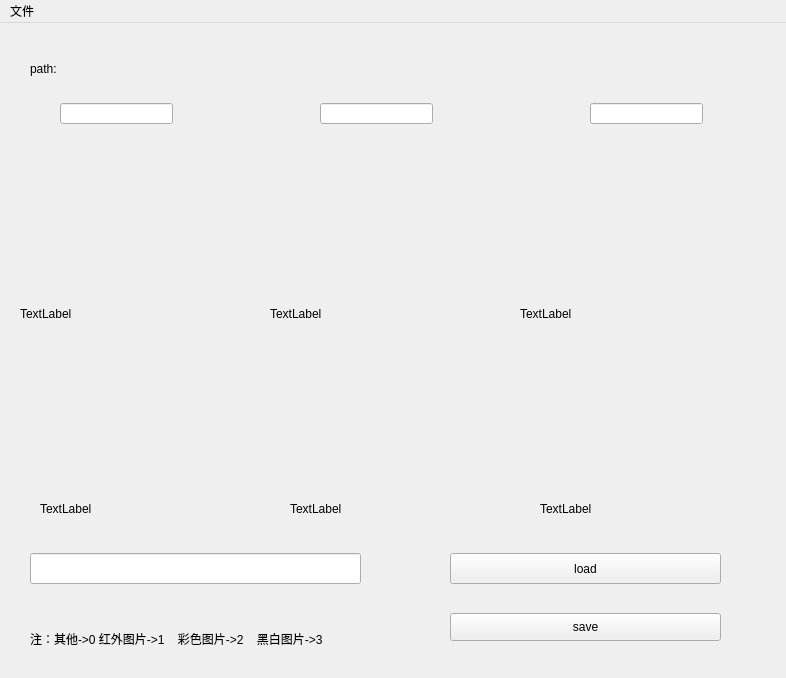
<?xml version="1.0" encoding="UTF-8"?>
<ui version="4.0">
 <class>MainWindow</class>
 <widget class="QMainWindow" name="MainWindow">
  <property name="geometry">
   <rect>
    <x>0</x>
    <y>0</y>
    <width>786</width>
    <height>678</height>
   </rect>
  </property>
  <property name="windowTitle">
   <string>MainWindow</string>
  </property>
  <widget class="QWidget" name="centralwidget">
   <widget class="QLabel" name="path">
    <property name="geometry">
     <rect>
      <x>30</x>
      <y>30</y>
      <width>91</width>
      <height>31</height>
     </rect>
    </property>
    <property name="text">
     <string>path:</string>
    </property>
   </widget>
   <widget class="QLabel" name="pathshow">
    <property name="geometry">
     <rect>
      <x>120</x>
      <y>30</y>
      <width>541</width>
      <height>31</height>
     </rect>
    </property>
    <property name="text">
     <string/>
    </property>
   </widget>
   <widget class="QLabel" name="pic_1">
    <property name="geometry">
     <rect>
      <x>20</x>
      <y>130</y>
      <width>241</width>
      <height>321</height>
     </rect>
    </property>
    <property name="text">
     <string>TextLabel</string>
    </property>
   </widget>
   <widget class="QLabel" name="pic_2">
    <property name="geometry">
     <rect>
      <x>270</x>
      <y>130</y>
      <width>241</width>
      <height>321</height>
     </rect>
    </property>
    <property name="text">
     <string>TextLabel</string>
    </property>
   </widget>
   <widget class="QLabel" name="pic_3">
    <property name="geometry">
     <rect>
      <x>520</x>
      <y>130</y>
      <width>241</width>
      <height>321</height>
     </rect>
    </property>
    <property name="text">
     <string>TextLabel</string>
    </property>
   </widget>
   <widget class="QLineEdit" name="type_1">
    <property name="geometry">
     <rect>
      <x>60</x>
      <y>80</y>
      <width>113</width>
      <height>21</height>
     </rect>
    </property>
    <property name="contextMenuPolicy">
     <enum>Qt::ActionsContextMenu</enum>
    </property>
    <property name="inputMethodHints">
     <set>Qt::ImhPreferNumbers</set>
    </property>
    <property name="maxLength">
     <number>1</number>
    </property>
   </widget>
   <widget class="QLineEdit" name="type_2">
    <property name="geometry">
     <rect>
      <x>320</x>
      <y>80</y>
      <width>113</width>
      <height>21</height>
     </rect>
    </property>
    <property name="maxLength">
     <number>1</number>
    </property>
   </widget>
   <widget class="QLineEdit" name="type_3">
    <property name="geometry">
     <rect>
      <x>590</x>
      <y>80</y>
      <width>113</width>
      <height>21</height>
     </rect>
    </property>
    <property name="maxLength">
     <number>1</number>
    </property>
   </widget>
   <widget class="QLabel" name="picname_1">
    <property name="geometry">
     <rect>
      <x>40</x>
      <y>470</y>
      <width>201</width>
      <height>31</height>
     </rect>
    </property>
    <property name="text">
     <string>TextLabel</string>
    </property>
   </widget>
   <widget class="QLabel" name="picname_2">
    <property name="geometry">
     <rect>
      <x>290</x>
      <y>470</y>
      <width>201</width>
      <height>31</height>
     </rect>
    </property>
    <property name="text">
     <string>TextLabel</string>
    </property>
   </widget>
   <widget class="QLabel" name="picname_3">
    <property name="geometry">
     <rect>
      <x>540</x>
      <y>470</y>
      <width>201</width>
      <height>31</height>
     </rect>
    </property>
    <property name="text">
     <string>TextLabel</string>
    </property>
   </widget>
   <widget class="QLineEdit" name="loadpicname">
    <property name="geometry">
     <rect>
      <x>30</x>
      <y>530</y>
      <width>331</width>
      <height>31</height>
     </rect>
    </property>
   </widget>
   <widget class="QPushButton" name="loadbut">
    <property name="geometry">
     <rect>
      <x>450</x>
      <y>530</y>
      <width>271</width>
      <height>31</height>
     </rect>
    </property>
    <property name="text">
     <string>load</string>
    </property>
    <property name="shortcut">
     <string>Enter</string>
    </property>
   </widget>
   <widget class="QLabel" name="tipcontent">
    <property name="geometry">
     <rect>
      <x>30</x>
      <y>600</y>
      <width>631</width>
      <height>31</height>
     </rect>
    </property>
    <property name="text">
     <string>注：其他-&gt;0 红外图片-&gt;1    彩色图片-&gt;2    黑白图片-&gt;3</string>
    </property>
   </widget>
   <widget class="QPushButton" name="pushButton">
    <property name="geometry">
     <rect>
      <x>450</x>
      <y>590</y>
      <width>271</width>
      <height>28</height>
     </rect>
    </property>
    <property name="text">
     <string>save</string>
    </property>
   </widget>
  </widget>
  <widget class="QMenuBar" name="menubar">
   <property name="geometry">
    <rect>
     <x>0</x>
     <y>0</y>
     <width>786</width>
     <height>26</height>
    </rect>
   </property>
   <widget class="QMenu" name="menu">
    <property name="title">
     <string>文件</string>
    </property>
    <addaction name="menuactionopen"/>
    <addaction name="separator"/>
    <addaction name="menuactionquit"/>
   </widget>
   <addaction name="menu"/>
  </widget>
  <action name="menuactionopen">
   <property name="text">
    <string>open</string>
   </property>
  </action>
  <action name="menuactionquit">
   <property name="text">
    <string>quit</string>
   </property>
  </action>
 </widget>
 <resources/>
 <connections>
  <connection>
   <sender>loadbut</sender>
   <signal>clicked()</signal>
   <receiver>MainWindow</receiver>
   <slot>loadpic()</slot>
   <hints>
    <hint type="sourcelabel">
     <x>660</x>
     <y>569</y>
    </hint>
    <hint type="destinationlabel">
     <x>726</x>
     <y>605</y>
    </hint>
   </hints>
  </connection>
  <connection>
   <sender>pushButton</sender>
   <signal>clicked()</signal>
   <receiver>MainWindow</receiver>
   <slot>savebut()</slot>
   <hints>
    <hint type="sourcelabel">
     <x>650</x>
     <y>635</y>
    </hint>
    <hint type="destinationlabel">
     <x>683</x>
     <y>651</y>
    </hint>
   </hints>
  </connection>
 </connections>
 <slots>
  <slot>loadpic()</slot>
  <slot>savebut()</slot>
 </slots>
</ui>
